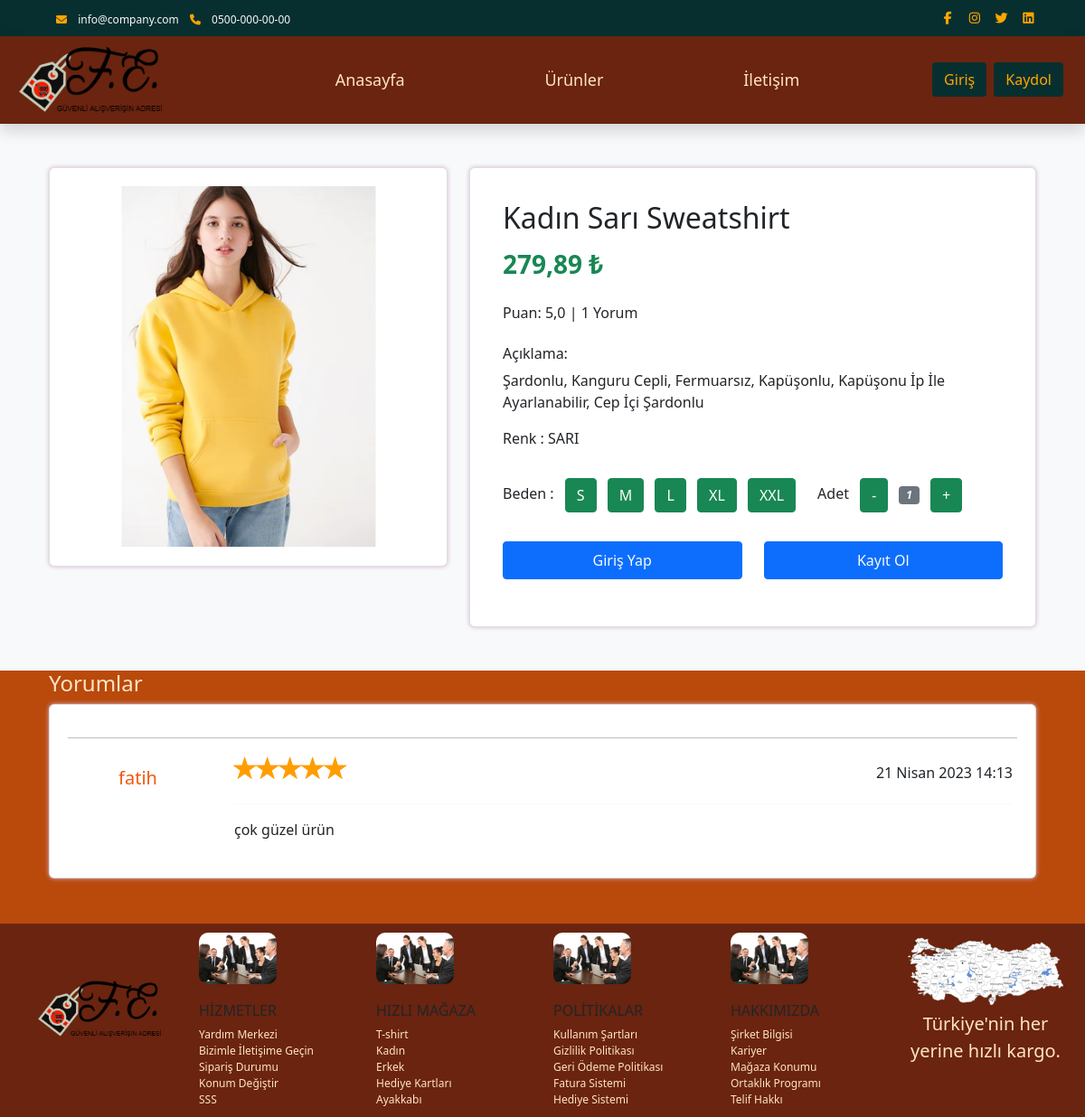
Screenshot of /urun-detay/kadn-sar-sweatshirt/ with the database file from the repository.
### appMy/models.py (models this page shows, shortened)
class UrunStok(models.Model):
    urun=models.ForeignKey(Urunler, verbose_name=("Ürün"), on_delete=models.CASCADE)
    beden_ayakkabi=models.ManyToManyField(BedenAyakkabi, verbose_name=("Ayakkabı beden ve stok"),blank=True)
    beden_kiyafet=models.ManyToManyField(BedenKiyafet, verbose_name=("Kıyafet beden ve stok"),blank=True)

class Urunler(models.Model):
    user=models.ForeignKey(User, verbose_name=("Kullanıcı"), on_delete=models.CASCADE)
    category=models.ForeignKey(Category, verbose_name=("Kategori"), on_delete=models.CASCADE)
    image=models.ImageField(("Resim"), upload_to="urun",null=True)
    title=models.CharField(("Başlık"), max_length=50)
    text=models.TextField(("Açıklama"),max_length=600)
    puan=models.FloatField(("Puan"),default=0)
    slug=models.SlugField(("Slug Title"),blank=True,null=True)

class BedenKiyafet(models.Model):
    urun=models.ForeignKey(Urunler, verbose_name=("Ürün"), on_delete=models.CASCADE)
    renk=models.ForeignKey(Renk, verbose_name=("Renk"), on_delete=models.CASCADE)
    fiyat=models.DecimalField(("Fiyat"), max_digits=50, decimal_places=2,default=0)
    stok=models.IntegerField(("Stok"), default=0)
    beden=models.ForeignKey(Beden2, verbose_name=("Beden"), on_delete=models.CASCADE, null=True)

class Renk(models.Model):
    title=models.CharField(("Renkler"), max_length=50)
    slug=models.SlugField(("Slug Renk"),blank=True)
    def __str__(self):
        return self.title

class Comment(models.Model):
    user=models.ForeignKey(User, verbose_name=("Kullanıcı"), on_delete=models.CASCADE)
    product=models.ForeignKey(Urunler, verbose_name=("Ürün"), on_delete=models.CASCADE)
    text=models.TextField(("Yorum"),max_length=2000)
    date_now=models.DateTimeField(("Tarih-Saat"), auto_now_add=True)
    star=models.IntegerField(("Yorum Puanı"),default=5)

### appMy/views.py (the view, shortened to what this page needs)
# urls.py: path('urun-detay/<slug>/',urunDetay,name='urunDetay'),
def urunDetay(request,slug):
    urun = get_object_or_404(UrunStok, urun__slug=slug)
    prdct=Urunler.objects.get(slug=slug)
    comments=Comment.objects.filter(product=prdct).order_by("-star")
    puan=0
    listprice=[]
    listsize=[]
    sizeprice=urun.beden_kiyafet.all()
    for i in range(len(sizeprice)):
        listprice.append(sizeprice[i].fiyat)
        listsize.append(sizeprice[i].beden.slug)
    context={
        "shopbasket":basketCount(request),
        "urun":urun,
        "listprice": listprice,
        "listsize": listsize,
        "comments":comments
    }
    return render(request,'urun-detay.html',context)

### appMy/views.py (called while the page is built)
def basketCount(request):
    if request.user.is_authenticated:
        return Shopbasket.objects.filter(user=request.user)
    else:
        return None

### appMy/templates/urun-detay.html (shortened to what this page needs)
{% extends 'base.html' %}
{% load static %}
{% block css %}
    <link rel="stylesheet" type="text/css" href="{% static 'css/slick.min.css' %}">
    <link rel="stylesheet" type="text/css" href="{% static 'css/slick-theme.css' %}">
{% endblock css %}
{% block body %}
    <section class="bg-light">
        <div class="container pb-5">
            <div class="row">
                <div class="col-lg-5 mt-5">
                    <div class="card mb-3">
                        <img class="card-img img-fluid" src="{{ urun.urun.image.url }}" alt="Card image cap" id="product-detail" style="height: 400px; object-fit: contain;">
                    </div>
                </div>
                <div class="col-lg-7 mt-5">
                    <div class="card">
                        <div class="card-body">
                            <h1 class="h2">{{ urun.urun.title }}</h1>
                            <p class="h3 py-2 text-success fw-bold" id="productprice">{{ urun.beden_kiyafet.first.fiyat }} ₺</p>
                            <p class="py-2">
                                <span class="list-inline-item text-dark">Puan: {{ urun.urun.puan }} | {{ comments|length }} Yorum</span>
                            </p>
                            <h6>Açıklama:</h6>
                            <p>{{ urun.urun.text }}</p>
                            <form name="formdetay" method="POST" id="formdetay">
                                <div class="row">
                                    <div class="col-auto w-100">
                                        <ul class="list-inline pb-3">
                                            <li class="list-inline-item">Renk : {{ urun.beden_kiyafet.first.renk }}
                                            </li>
                                        </ul>
                                    </div>
                                    <div class="col-auto">
                                        <ul class="list-inline pb-3">
                                            <li class="list-inline-item">Beden :</li>
                                            <li class="list-inline-item">
                                                <label for="sizeS" class="btn btn-success">S</label>
                                            </li>
                                            <li class="list-inline-item">
                                                <label for="sizeM" class="btn btn-success">M</label>
                                            </li>
                                            <li class="list-inline-item">
                                                <label for="sizeL" class="btn btn-success">L</label>
                                            </li>
                                            <li class="list-inline-item">
                                                <label for="sizeXL" class="btn btn-success">XL</label>
                                            </li>
                                            <li class="list-inline-item">
                                                <label for="sizeXXL" class="btn btn-success">XXL</label>
                                            </li>
                                        </ul>
                                    </div>
                                    <div class="col-auto">
                                        <ul class="list-inline pb-3">
                                            <li class="list-inline-item text-right">
                                                Adet
                                            </li>
                                            <li class="list-inline-item"><span class="btn btn-success" id="btn-minus">-</span></li>
                                            <li class="list-inline-item"><span class="badge bg-secondary" id="var-value">1</span></li>
                                            <li class="list-inline-item"><span class="btn btn-success" id="btn-plus">+</span></li>
                                        </ul>
                                    </div>
                                </div>
                                {% if request.user.is_authenticated %}
                                <div class="row pb-3">
                                    <div class="col d-grid">
                                        <button type="submit" class="btn btn-success btn-lg" name="submit" value="buy">Sepete Ekle</button>
                                    </div>
                                    <div class="col d-grid">
                                    </div>
                                </div>
                                {% else %}
                                <div class="row pb-3">
                                    <div class="col d-grid">
                                        <a class="nav-link text-light btn btn-primary" href="{% url 'loginUser' %}">Giriş Yap</a>
                                    </div>
                                    <div class="col d-grid">
                                        <a class="nav-link text-light btn btn-primary" href="{% url 'registerUser' %}">Kayıt Ol</a>
                                    </div>
                                </div>
                                {% endif %}
                            </form>
                        </div>
                    </div>
                </div>
            </div>
        </div>
    </section>
    <div class="container">
        <div class="row">
            <h4 class="title-comm">Yorumlar</h4>
            <div class="col-12">
                <div class="card">
                    {% for x in comments %}
                    <hr class="yorum">
                    <div class="row">
                        <div class="col-2 d-flex flex-column align-items-center">
                            <h5 class="pt-3 yorum-user">{{ x.user }}</h5>
                        </div>
                        <div class="col-10">
                            <div class="comment-box ml-2">
                                <div class="d-flex justify-content-between align-items-center">
                                    <div class="rating d-flex">
                                        {% for i in "54321"|make_list %}
                                            {% if i|add:"0" > x.star %}
                                            <div class="star">☆</div>
                                            {% else %}
                                            <div class="star-full">☆</div>
                                            {% endif %}
                                        {% endfor %}
                                    </div>
                                    <span>{{ x.date_now }}</span>
                                </div>
                                <hr>
                                <div class="comment-area ">
                                    <p>{{ x.text }}</p>
                                </div>
                            </div>
                        </div>
                    </div>
                    {% endfor %}
                </div>
            </div>
        </div>
    </div>
    {% endblock body %}

### appMy/static/css/style.css (style rules this page uses)
* { box-sizing: border-box; }
body { margin: 0; padding: 0; background-color: rgb(186, 73, 12); }
hr { color: bisque; }
form span { color: bisque; font-style: italic; }

### appMy/templates/urun-detay.html (style rules this page uses)
.card { position: relative; display: flex; flex-direction: column; min-width: 0; padding: 20px; width: 100%; word-wrap: break-word; background-color: #fff; background-clip: border-box; border-radius: 6px; box-shadow: 0px 0px 5px 0px rgba(212, 182, 212, 1) }
.comment-box { padding:5px; }
.yorum { color: black; }
.yorum-user { color: rgb(241, 86, 9); }
.rating { display: flex; margin-top: -10px; flex-direction: row-reverse; margin-left: -4px; float: left; }
.title-comm { color: bisque; }
.star,.star-full { position: relative; width: 25px; font-size: 30px !important; color: #ff9d00; cursor: pointer; }
.star-full::before { content: "\2605"; position: absolute; opacity: 1 }

### rows the page displays
UrunStok: urun.image (picture), urun "Kadın Sarı Sweatshirt", beden_kiyafet.first.fiyat "279,89", urun.puan "5,0", urun.text "Şardonlu, Kanguru Cepli, Fermuarsız, Kapüşonlu, Kapüşonu İp İle Ayarlanabilir, Cep İçi Şardonlu", beden_kiyafet.first.renk "SARI"
Comment: user "fatih", star 5 (drawn), date_now "21 Nisan 2023 14:13", text "çok güzel ürün"

### other values shown
{{ comments|length }} "1"
